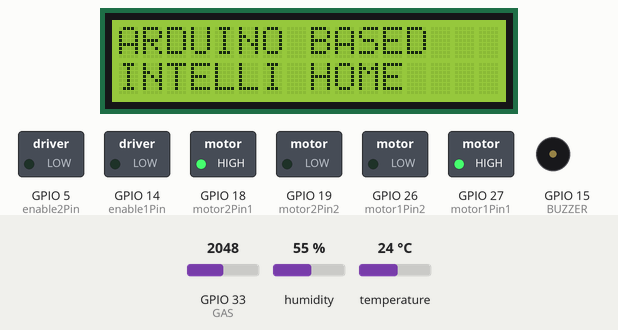
The sketch below on a simulated ESP32. Shown: 16×2 character LCD, switched loads named in the sketch (green lamp = pin HIGH), buzzer (waves = sounding, pin HIGH). The inputs (shaded band) are chosen by the test bench; at power-on: GPIO 33 (GAS) = 2048, temperature 24 °C, humidity 55 %. WiFi joins after 1.5 s; servers stay silent unless stated; uploads are accepted with an empty reply; what the sketch prints to the serial monitor is not drawn.

Above: at 0.1 s.
3.8 s: GPIO 33 (GAS) set to 3495
At 5.9 s:
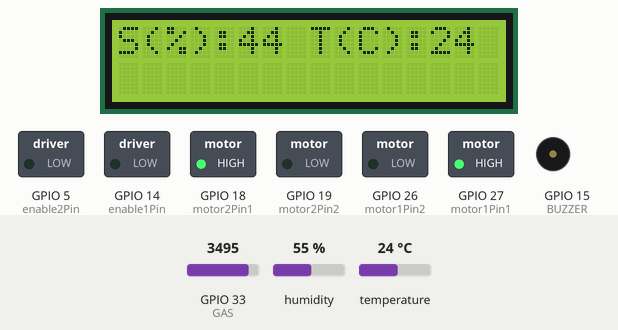
6.7 s: GPIO 33 (GAS) set to 3611
At 7.18 s:
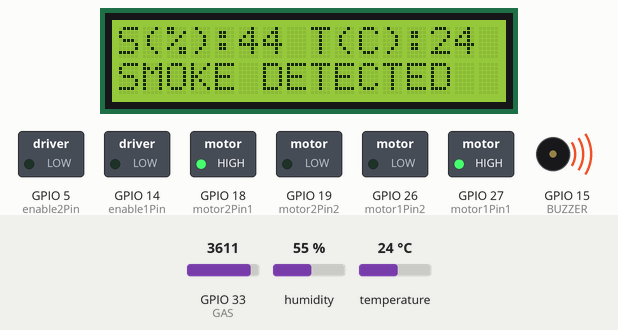
9.1 s: GPIO 33 (GAS) set to 2866
At 11.5 s:
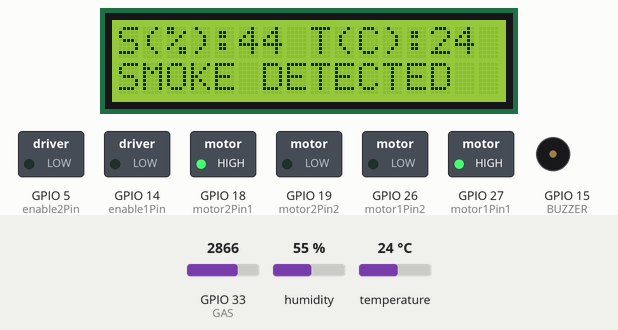
14.1 s: temperature set to 12 °C
At 17.0 s:
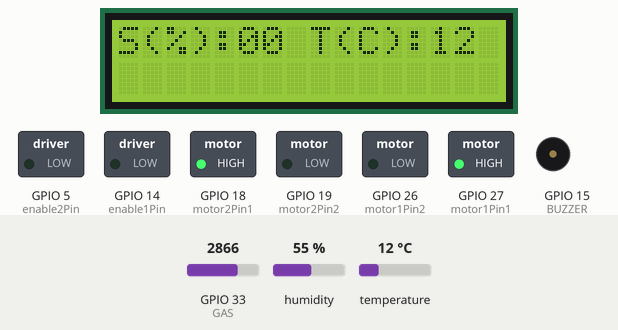
17.3 s: temperature set to 19 °C
At 19.2 s:
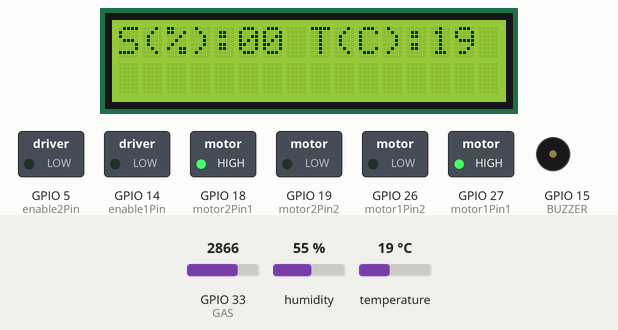
20.1 s: temperature set to 28 °C
At 22.4 s:
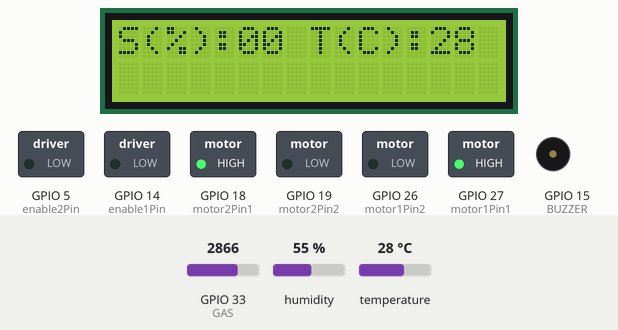
Timing chart, 0 to 23.9 s (numbered marks = the images above; inputs shaded):
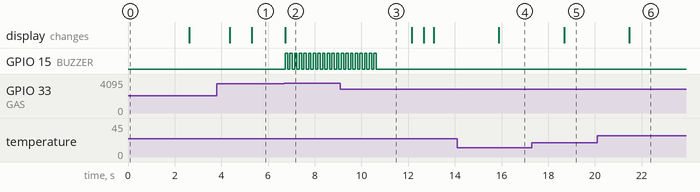

The sketch:

ESP_32_Iot_based_smart_home.ino
```cpp
#include <WiFi.h>
#include <HTTPClient.h>
#include <WiFiClient.h>
#include <Arduino_JSON.h>
#include <LiquidCrystal_I2C.h>
#include <DHT.h>
#include <ESP_Mail_Client.h>


#define SMTP_HOST "smtp.gmail.com"
#define SMTP_PORT 465

#define AUTHOR_EMAIL "tarunpal4794.be21@chitkara.edu.in"
#define AUTHOR_PASSWORD "mwnzruoyftpascdj"

#define RECIPIENT_EMAIL "tarunpal4794.be21@chitkara.edu.in"

SMTPSession smtp;
void smtpCallback(SMTP_Status status);


LiquidCrystal_I2C lcd(0x27, 16, 2);
#define DHT_SENSOR 2
int motor1Pin1 = 27;
int motor1Pin2 = 26;
int enable1Pin = 14;

int motor2Pin1 = 18;
int motor2Pin2 = 19;
int enable2Pin = 5;

#define GAS 33
#define BUZZER 15

const int freq = 30000;
const int pwmChannel1 = 0;
const int pwmChannel2 = 1;
const int resolution = 8;


DHT dht(DHT_SENSOR, DHT22);

#define SSID "ROBOT"
#define PASS "adminrobot1"
#define ID 12

#define SERVER "http://computersshiksha.info/db.php/"
HTTPClient http;
WiFiClient wifiClient;

int Val;

void setup() {

  pinMode(motor1Pin1, OUTPUT);
  pinMode(motor1Pin2, OUTPUT);
  pinMode(enable1Pin, OUTPUT);

  pinMode(motor2Pin1, OUTPUT);
  pinMode(motor2Pin2, OUTPUT);
  pinMode(enable2Pin, OUTPUT);
  pinMode(BUZZER, OUTPUT);

  ledcSetup(pwmChannel1, freq, resolution);
  ledcSetup(pwmChannel2, freq, resolution);
  ledcAttachPin(enable1Pin, pwmChannel1);
  ledcAttachPin(enable2Pin, pwmChannel2);

  digitalWrite(motor1Pin1, HIGH);
  digitalWrite(motor1Pin2, LOW);

  digitalWrite(motor2Pin1, HIGH);
  digitalWrite(motor2Pin2, LOW);

  Serial.begin(9600);

  digitalWrite(BUZZER, LOW);

  dht.begin();
  lcd.init();
  lcd.backlight();
  lcd.setCursor(0, 0);
  lcd.print("ARDUINO BASED");
  lcd.setCursor(0, 1);
  lcd.print("INTELLI HOME");
  delay(1000);
  // initWiFi();
  delay(1500);
  lcd.clear();
}

float temp_val, FAN;
int smoke,cfan,clamp;
void loop() {
  if (Val > 255) Val = 0;
  temp_val = dht.readTemperature();
  if (temp_val > 100) temp_val = 99;
  smoke = analogRead(GAS);
  smoke = map(smoke, 3000, 4095, 0, 99);
  FAN = map(temp_val, 32, 60, 0, 255);
  if (FAN > 255) FAN = 255;
  if (smoke > 100) smoke = 99;
  if (smoke < 0) smoke = 0;

  if (smoke > 50) {
    lcd.setCursor(0, 1);
    lcd.print("SMOKE DETECTED");
    beep(20, 100);
    send_to_server(cfan,0,clamp);
    SendEmail();

  } else {
    lcd.setCursor(0, 1);
    lcd.print("                ");
    send_to_server(cfan,1,clamp);

  }

  Serial.print(temp_val);
  Serial.print(" ");
  Serial.print(FAN);
  Serial.print(" ");
  Serial.println(smoke);

  // ledcWrite(pwmChannel1, FAN);
  // ledcWrite(pwmChannel2, 0);
  get_from_server();

  lcd.setCursor(0, 0);
  lcd.print("S(%):");
  display3val((int)smoke);
  lcd.print(" T(C):");
  display3val((int)temp_val);
  delay(500);
  Val = Val + 10;
}


void beep(int times, int Dly) {
  while (times--) {
    digitalWrite(BUZZER, HIGH);
    delay(Dly);
    digitalWrite(BUZZER, LOW);
    delay(Dly);
  }
}


void send_to_server(int val1,int val2,int val3) {
  if (WiFi.status() == WL_CONNECTED) {
    String url = String(SERVER) + "input_values?fan_control=" + String(val1) + "&gas_control=" + String(val2) +"&light_control=" + String(val3) + "&submit=submit";
    http.begin(wifiClient, url);
    int code = http.GET();
    if (code == 200) {
      String payload = http.getString();
      // Serial.println(payload);
      http.end();
    } else {
      // Serial.println(code);
    }
    http.end();
  } else {
    initWiFi();
  }
}


void initWiFi() {
  WiFi.mode(WIFI_STA);
  WiFi.begin(SSID, PASS);
  unsigned long s_time = millis();
  Serial.println("Connecting to WiFi ..");
  while (WiFi.status() != WL_CONNECTED) {
    Serial.print('.');
    if (millis() - s_time > 5000)
      break;
    delay(500);
  }
  Serial.print("WiFi Connected ");
  Serial.println(WiFi.localIP());
}

void get_from_server() {
  if (WiFi.status() == WL_CONNECTED) {
    String url = "http://computersshiksha.info/Get_values.php";
    Serial.println(url);
    http.begin(wifiClient, url);
    int code = http.GET();
    if (code == 200) {
      String payload = http.getString();
      JSONVar json_object = JSON.parse(payload);
      if (JSON.typeof(json_object) == "undefined") {
        Serial.println("Parsing input failed!");
      }
      // Serial.println(json_object);

      char marray[5];

      strcpy(marray, json_object["light_control"]);
      clamp = stoi(marray);
      if(clamp==1){
        clamp=128;
      }
      ledcWrite(pwmChannel2, clamp);
      Serial.print("Light Control ");
      Serial.println(clamp);
      strcpy(marray, json_object["fan_control"]);
      cfan = stoi(marray);
      Serial.print("FAN Control ");
      Serial.println(cfan);
      if (cfan == 1) {

        temp_val = dht.readTemperature();
        if (temp_val > 100) temp_val = 99;
        FAN = map(temp_val, 32, 60, 0, 255);
        ledcWrite(pwmChannel1, FAN);

      } else {

        ledcWrite(pwmChannel1, 0);
      }


      http.end();
    } else {
      // Serial.println(code);
    }
    http.end();
  } else {
    initWiFi();
  }
}


int stoi(char *string) {
  int num = 0;
  for (int i = 0; string[i] != '\0'; i++) {
    num = num * 10 + (string[i] - 48);
  }
  return num;
}

void display3val(int d) {
  unsigned int temparray[2], temp;
  for (temp = 2; temp > 0; temp--) {
    temparray[temp - 1] = d % 10;
    d = d / 10;
  }

  for (temp = 0; temp < 2; temp++) {
    lcd.write(temparray[temp] + 48);
  }
}


/* Callback function to get the Email sending status */
void smtpCallback(SMTP_Status status) {
  /* Print the current status */
  Serial.println(status.info());

  /* Print the sending result */
  if (status.success()) {
    Serial.println("----------------");
    ESP_MAIL_PRINTF("Message sent success: %d\n", status.completedCount());
    ESP_MAIL_PRINTF("Message sent failled: %d\n", status.failedCount());
    Serial.println("----------------\n");
    struct tm dt;

    for (size_t i = 0; i < smtp.sendingResult.size(); i++) {
      /* Get the result item */
      SMTP_Result result = smtp.sendingResult.getItem(i);
      time_t ts = (time_t)result.timestamp;
      localtime_r(&ts, &dt);

      ESP_MAIL_PRINTF("Message No: %d\n", i + 1);
      ESP_MAIL_PRINTF("Status: %s\n", result.completed ? "success" : "failed");
      ESP_MAIL_PRINTF("Date/Time: %d/%d/%d %d:%d:%d\n", dt.tm_year + 1900, dt.tm_mon + 1, dt.tm_mday, dt.tm_hour, dt.tm_min, dt.tm_sec);
      ESP_MAIL_PRINTF("Recipient: %s\n", result.recipients);
      ESP_MAIL_PRINTF("Subject: %s\n", result.subject);
    }
    Serial.println("----------------\n");
  }
}


void SendEmail()
{
  smtp.debug(1);
  smtp.callback(smtpCallback);
  ESP_Mail_Session session;
  session.server.host_name = SMTP_HOST;
  session.server.port = SMTP_PORT;
  session.login.email = AUTHOR_EMAIL;
  session.login.password = AUTHOR_PASSWORD;
  session.login.user_domain = "";

  SMTP_Message message;
  message.sender.name = "Intelli Home";
  message.sender.email = AUTHOR_EMAIL;
  message.subject = "SMOKE Detected";
  message.addRecipient("My Home", RECIPIENT_EMAIL);

  //  String htmlMsg = "<div style=\"color:#2f4468;\"><h1>Hello World!</h1><p>- Sent from ESP board</p></div>";
  //  message.html.content = htmlMsg.c_str();
  //  message.html.content = htmlMsg.c_str();
  //  message.text.charSet = "us-ascii";
  //  message.html.transfer_encoding = Content_Transfer_Encoding::enc_7bit;

  String textMsg = "Attention!!!!!!! gas detected ";
  message.text.content = textMsg.c_str();
  message.text.charSet = "us-ascii";
  message.text.transfer_encoding = Content_Transfer_Encoding::enc_7bit;

  //  message.priority = esp_mail_smtp_priority::esp_mail_smtp_priority_low;
  //  message.response.notify = esp_mail_smtp_notify_success | esp_mail_smtp_notify_failure | esp_mail_smtp_notify_delay;*/

  /* Set the custom message header */
  //message.addHeader("Message-ID: <abcde.fghij@gmail.com>");

  /* Connect to server with the session config */
  if (!smtp.connect(&session))
    return;

  if (!MailClient.sendMail(&smtp, &message))
    Serial.println("Error sending Email, " + smtp.errorReason());
}
```

Measured:
- the behaviour switches between 3564 and 3565 on GPIO 33 (GAS) (found by bisection; images 1 and 2)
- after the input at 3.8 s, the display: first differs from a run without the input after 1.5 s (image 1)
- after the input at 6.7 s, GPIO 15 (BUZZER): alternates HIGH for 0.10 s and LOW for 0.10 s, starting at once; the display: changes at once (image 2)
- after the input at 9.1 s, GPIO 15 (BUZZER): goes on until 10.6 s, then stays LOW
- after the input at 14.1 s, the display: changes after 1.8 s (image 4)
- after the input at 17.3 s, the display: changes after 1.4 s (image 5)
- after the input at 20.1 s, the display: changes after 1.4 s (image 6)
